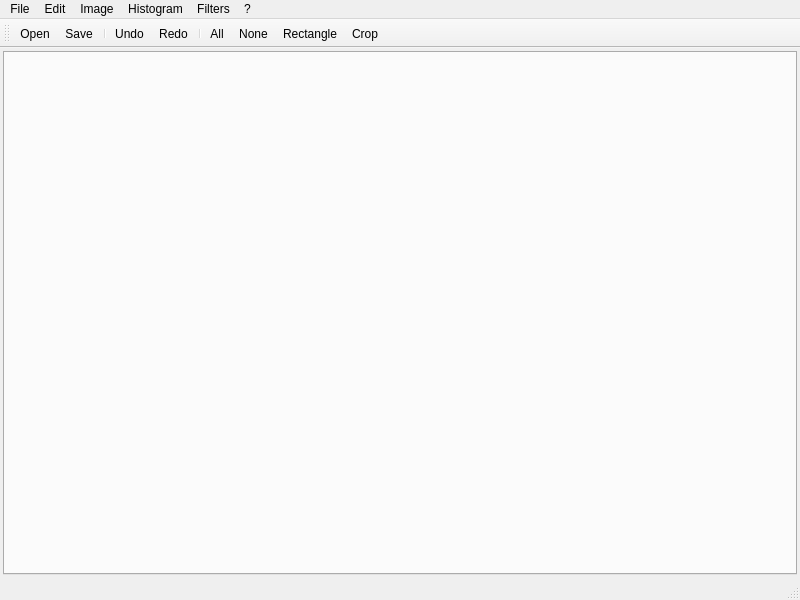
<?xml version="1.0" encoding="UTF-8"?>
<ui version="4.0">
 <class>MainWindow</class>
 <widget class="QMainWindow" name="MainWindow">
  <property name="geometry">
   <rect>
    <x>0</x>
    <y>0</y>
    <width>800</width>
    <height>600</height>
   </rect>
  </property>
  <property name="sizePolicy">
   <sizepolicy hsizetype="Expanding" vsizetype="Expanding">
    <horstretch>0</horstretch>
    <verstretch>0</verstretch>
   </sizepolicy>
  </property>
  <property name="windowTitle">
   <string>KFiltre</string>
  </property>
  <property name="layoutDirection">
   <enum>Qt::LeftToRight</enum>
  </property>
  <property name="autoFillBackground">
   <bool>false</bool>
  </property>
  <property name="dockNestingEnabled">
   <bool>false</bool>
  </property>
  <widget class="QWidget" name="centralWidget">
   <property name="sizePolicy">
    <sizepolicy hsizetype="Expanding" vsizetype="Expanding">
     <horstretch>0</horstretch>
     <verstretch>0</verstretch>
    </sizepolicy>
   </property>
   <layout class="QGridLayout" name="gridLayout">
    <property name="margin">
     <number>3</number>
    </property>
    <property name="horizontalSpacing">
     <number>6</number>
    </property>
    <item row="0" column="0">
     <layout class="QVBoxLayout" name="verticalLayout_2">
      <property name="sizeConstraint">
       <enum>QLayout::SetMaximumSize</enum>
      </property>
      <item>
       <widget class="QTabWidget" name="tabWidget">
        <property name="sizePolicy">
         <sizepolicy hsizetype="Expanding" vsizetype="Expanding">
          <horstretch>0</horstretch>
          <verstretch>0</verstretch>
         </sizepolicy>
        </property>
        <property name="currentIndex">
         <number>-1</number>
        </property>
        <property name="tabsClosable">
         <bool>true</bool>
        </property>
        <property name="movable">
         <bool>true</bool>
        </property>
       </widget>
      </item>
     </layout>
    </item>
   </layout>
  </widget>
  <widget class="QMenuBar" name="menuBar">
   <property name="geometry">
    <rect>
     <x>0</x>
     <y>0</y>
     <width>800</width>
     <height>25</height>
    </rect>
   </property>
   <widget class="QMenu" name="menuFile">
    <property name="title">
     <string>File</string>
    </property>
    <addaction name="actionOpen"/>
    <addaction name="actionSave"/>
    <addaction name="actionSave_as"/>
    <addaction name="separator"/>
    <addaction name="actionClose"/>
   </widget>
   <widget class="QMenu" name="menuImage">
    <property name="title">
     <string>Image</string>
    </property>
    <addaction name="actionCrop"/>
    <addaction name="actionGrayscale"/>
    <addaction name="actionFusion"/>
    <addaction name="actionResize"/>
    <addaction name="actionVertical_Resize"/>
    <addaction name="actionHorizontal_Resize"/>
   </widget>
   <widget class="QMenu" name="menuHistogram">
    <property name="title">
     <string>Histogram</string>
    </property>
    <addaction name="actionRGB"/>
    <addaction name="actionYUV"/>
    <addaction name="actionEqualize"/>
    <addaction name="actionNormalize"/>
   </widget>
   <widget class="QMenu" name="menuFilters">
    <property name="title">
     <string>Filters</string>
    </property>
    <addaction name="actionBlur"/>
    <addaction name="actionNegative"/>
    <addaction name="actionPaint"/>
    <addaction name="actionSmooth"/>
    <addaction name="separator"/>
    <addaction name="actionEdge_Detection"/>
    <addaction name="actionEdge_Enhancement"/>
    <addaction name="separator"/>
    <addaction name="actionCustom"/>
    <addaction name="separator"/>
   </widget>
   <widget class="QMenu" name="menu">
    <property name="title">
     <string>?</string>
    </property>
    <addaction name="actionAbout_us"/>
   </widget>
   <widget class="QMenu" name="menuEdit">
    <property name="title">
     <string>Edit</string>
    </property>
    <widget class="QMenu" name="menuSelect">
     <property name="title">
      <string>Select</string>
     </property>
     <addaction name="actionSelect_all"/>
     <addaction name="actionNone"/>
     <addaction name="actionRectangle"/>
    </widget>
    <addaction name="actionUndo"/>
    <addaction name="actionRedo"/>
    <addaction name="menuSelect"/>
   </widget>
   <addaction name="menuFile"/>
   <addaction name="menuEdit"/>
   <addaction name="menuImage"/>
   <addaction name="menuHistogram"/>
   <addaction name="menuFilters"/>
   <addaction name="menu"/>
  </widget>
  <widget class="QStatusBar" name="statusBar"/>
  <widget class="QToolBar" name="toolBar">
   <property name="sizePolicy">
    <sizepolicy hsizetype="Preferred" vsizetype="Fixed">
     <horstretch>0</horstretch>
     <verstretch>0</verstretch>
    </sizepolicy>
   </property>
   <property name="cursor">
    <cursorShape>ArrowCursor</cursorShape>
   </property>
   <property name="windowTitle">
    <string>toolBar</string>
   </property>
   <property name="allowedAreas">
    <set>Qt::AllToolBarAreas</set>
   </property>
   <attribute name="toolBarArea">
    <enum>TopToolBarArea</enum>
   </attribute>
   <attribute name="toolBarBreak">
    <bool>false</bool>
   </attribute>
   <addaction name="actionOpen"/>
   <addaction name="actionSave"/>
   <addaction name="separator"/>
   <addaction name="actionUndo"/>
   <addaction name="actionRedo"/>
   <addaction name="separator"/>
   <addaction name="actionSelect_all"/>
   <addaction name="actionNone"/>
   <addaction name="actionRectangle"/>
   <addaction name="actionCrop"/>
  </widget>
  <action name="actionOpen">
   <property name="checkable">
    <bool>false</bool>
   </property>
   <property name="icon">
    <iconset>
     <normaloff>icons/actions/document-open.png</normaloff>icons/actions/document-open.png</iconset>
   </property>
   <property name="text">
    <string>Open...</string>
   </property>
   <property name="iconText">
    <string>Open</string>
   </property>
   <property name="toolTip">
    <string>Open</string>
   </property>
   <property name="shortcut">
    <string>Ctrl+O</string>
   </property>
   <property name="visible">
    <bool>true</bool>
   </property>
   <property name="menuRole">
    <enum>QAction::TextHeuristicRole</enum>
   </property>
   <property name="iconVisibleInMenu">
    <bool>true</bool>
   </property>
  </action>
  <action name="actionSave">
   <property name="icon">
    <iconset>
     <normaloff>icons/devices/media-floppy.png</normaloff>icons/devices/media-floppy.png</iconset>
   </property>
   <property name="text">
    <string>Save</string>
   </property>
   <property name="toolTip">
    <string>Save</string>
   </property>
   <property name="shortcut">
    <string>Ctrl+S</string>
   </property>
  </action>
  <action name="actionClose">
   <property name="text">
    <string>Close</string>
   </property>
   <property name="toolTip">
    <string>Close</string>
   </property>
   <property name="shortcut">
    <string>Ctrl+Q</string>
   </property>
  </action>
  <action name="actionCrop">
   <property name="icon">
    <iconset>
     <normaloff>icons/actions/edit-cut.png</normaloff>icons/actions/edit-cut.png</iconset>
   </property>
   <property name="text">
    <string>Crop</string>
   </property>
   <property name="shortcut">
    <string>Ctrl+X</string>
   </property>
  </action>
  <action name="actionGrayscale">
   <property name="checked">
    <bool>false</bool>
   </property>
   <property name="text">
    <string>Grayscale</string>
   </property>
  </action>
  <action name="actionFusion">
   <property name="text">
    <string>Fusion...</string>
   </property>
  </action>
  <action name="actionResize">
   <property name="text">
    <string>Resize...</string>
   </property>
  </action>
  <action name="actionRGB">
   <property name="text">
    <string>RGB</string>
   </property>
   <property name="shortcut">
    <string>Ctrl+H</string>
   </property>
  </action>
  <action name="actionNormalize">
   <property name="text">
    <string>Normalize</string>
   </property>
  </action>
  <action name="actionCustom">
   <property name="text">
    <string>Custom...</string>
   </property>
  </action>
  <action name="actionAbout_us">
   <property name="text">
    <string>About us</string>
   </property>
   <property name="menuRole">
    <enum>QAction::AboutRole</enum>
   </property>
  </action>
  <action name="actionSave_as">
   <property name="text">
    <string>Save as...</string>
   </property>
   <property name="toolTip">
    <string>Save as</string>
   </property>
   <property name="shortcut">
    <string>Ctrl+Shift+S</string>
   </property>
  </action>
  <action name="actionYUV">
   <property name="text">
    <string>YUV</string>
   </property>
   <property name="shortcut">
    <string>Ctrl+Shift+H</string>
   </property>
  </action>
  <action name="actionSelect_all">
   <property name="icon">
    <iconset>
     <normaloff>icons/actions/view-fullscreen.png</normaloff>icons/actions/view-fullscreen.png</iconset>
   </property>
   <property name="text">
    <string>All</string>
   </property>
   <property name="shortcut">
    <string>Ctrl+A</string>
   </property>
  </action>
  <action name="actionNone">
   <property name="icon">
    <iconset>
     <normaloff>icons/actions/process-stop.png</normaloff>icons/actions/process-stop.png</iconset>
   </property>
   <property name="text">
    <string>None</string>
   </property>
   <property name="shortcut">
    <string>Ctrl+Shift+A</string>
   </property>
  </action>
  <action name="actionRectangle">
   <property name="icon">
    <iconset>
     <normaloff>icons/actions/media-playback-stop.png</normaloff>icons/actions/media-playback-stop.png</iconset>
   </property>
   <property name="text">
    <string>Rectangle</string>
   </property>
   <property name="shortcut">
    <string>R</string>
   </property>
  </action>
  <action name="actionUndo">
   <property name="icon">
    <iconset>
     <normaloff>icons/actions/edit-undo.png</normaloff>icons/actions/edit-undo.png</iconset>
   </property>
   <property name="text">
    <string>Undo</string>
   </property>
   <property name="shortcut">
    <string>Ctrl+Z</string>
   </property>
  </action>
  <action name="actionRedo">
   <property name="icon">
    <iconset>
     <normaloff>icons/actions/edit-redo.png</normaloff>icons/actions/edit-redo.png</iconset>
   </property>
   <property name="text">
    <string>Redo</string>
   </property>
   <property name="shortcut">
    <string>Ctrl+Shift+Z</string>
   </property>
  </action>
  <action name="actionBlur">
   <property name="text">
    <string>Blur</string>
   </property>
  </action>
  <action name="actionEdge_Enhancement">
   <property name="text">
    <string>Edge Enhancement</string>
   </property>
  </action>
  <action name="actionPaint">
   <property name="text">
    <string>Paint</string>
   </property>
  </action>
  <action name="actionEdge_Detection">
   <property name="text">
    <string>Edge Detection</string>
   </property>
  </action>
  <action name="actionVertical_Resize">
   <property name="text">
    <string>Vertical Resize</string>
   </property>
   <property name="shortcut">
    <string>V</string>
   </property>
  </action>
  <action name="actionHorizontal_Resize">
   <property name="text">
    <string>Horizontal Resize</string>
   </property>
   <property name="shortcut">
    <string>H</string>
   </property>
  </action>
  <action name="actionNegative">
   <property name="text">
    <string>Negative</string>
   </property>
  </action>
  <action name="actionSmooth">
   <property name="text">
    <string>Smooth</string>
   </property>
  </action>
  <action name="actionEqualize">
   <property name="text">
    <string>Equalize</string>
   </property>
  </action>
 </widget>
 <layoutdefault spacing="6" margin="11"/>
 <resources/>
 <connections>
  <connection>
   <sender>actionClose</sender>
   <signal>triggered()</signal>
   <receiver>MainWindow</receiver>
   <slot>close()</slot>
   <hints>
    <hint type="sourcelabel">
     <x>-1</x>
     <y>-1</y>
    </hint>
    <hint type="destinationlabel">
     <x>299</x>
     <y>199</y>
    </hint>
   </hints>
  </connection>
  <connection>
   <sender>actionOpen</sender>
   <signal>triggered()</signal>
   <receiver>MainWindow</receiver>
   <slot>open()</slot>
   <hints>
    <hint type="sourcelabel">
     <x>-1</x>
     <y>-1</y>
    </hint>
    <hint type="destinationlabel">
     <x>299</x>
     <y>199</y>
    </hint>
   </hints>
  </connection>
  <connection>
   <sender>actionSave</sender>
   <signal>triggered()</signal>
   <receiver>MainWindow</receiver>
   <slot>save()</slot>
   <hints>
    <hint type="sourcelabel">
     <x>-1</x>
     <y>-1</y>
    </hint>
    <hint type="destinationlabel">
     <x>299</x>
     <y>199</y>
    </hint>
   </hints>
  </connection>
  <connection>
   <sender>actionSave_as</sender>
   <signal>triggered()</signal>
   <receiver>MainWindow</receiver>
   <slot>saveAs()</slot>
   <hints>
    <hint type="sourcelabel">
     <x>-1</x>
     <y>-1</y>
    </hint>
    <hint type="destinationlabel">
     <x>299</x>
     <y>199</y>
    </hint>
   </hints>
  </connection>
  <connection>
   <sender>actionGrayscale</sender>
   <signal>triggered()</signal>
   <receiver>MainWindow</receiver>
   <slot>toGray()</slot>
   <hints>
    <hint type="sourcelabel">
     <x>-1</x>
     <y>-1</y>
    </hint>
    <hint type="destinationlabel">
     <x>299</x>
     <y>199</y>
    </hint>
   </hints>
  </connection>
  <connection>
   <sender>actionRGB</sender>
   <signal>triggered()</signal>
   <receiver>MainWindow</receiver>
   <slot>showHistogram()</slot>
   <hints>
    <hint type="sourcelabel">
     <x>-1</x>
     <y>-1</y>
    </hint>
    <hint type="destinationlabel">
     <x>299</x>
     <y>199</y>
    </hint>
   </hints>
  </connection>
  <connection>
   <sender>actionYUV</sender>
   <signal>triggered()</signal>
   <receiver>MainWindow</receiver>
   <slot>showYUVHistogram()</slot>
   <hints>
    <hint type="sourcelabel">
     <x>-1</x>
     <y>-1</y>
    </hint>
    <hint type="destinationlabel">
     <x>299</x>
     <y>199</y>
    </hint>
   </hints>
  </connection>
  <connection>
   <sender>actionCrop</sender>
   <signal>triggered()</signal>
   <receiver>MainWindow</receiver>
   <slot>crop()</slot>
   <hints>
    <hint type="sourcelabel">
     <x>-1</x>
     <y>-1</y>
    </hint>
    <hint type="destinationlabel">
     <x>299</x>
     <y>199</y>
    </hint>
   </hints>
  </connection>
  <connection>
   <sender>actionRectangle</sender>
   <signal>triggered()</signal>
   <receiver>MainWindow</receiver>
   <slot>setRectTool()</slot>
   <hints>
    <hint type="sourcelabel">
     <x>-1</x>
     <y>-1</y>
    </hint>
    <hint type="destinationlabel">
     <x>299</x>
     <y>199</y>
    </hint>
   </hints>
  </connection>
  <connection>
   <sender>actionSelect_all</sender>
   <signal>triggered()</signal>
   <receiver>MainWindow</receiver>
   <slot>selectAll()</slot>
   <hints>
    <hint type="sourcelabel">
     <x>-1</x>
     <y>-1</y>
    </hint>
    <hint type="destinationlabel">
     <x>299</x>
     <y>199</y>
    </hint>
   </hints>
  </connection>
  <connection>
   <sender>actionNone</sender>
   <signal>triggered()</signal>
   <receiver>MainWindow</receiver>
   <slot>cancelSelection()</slot>
   <hints>
    <hint type="sourcelabel">
     <x>-1</x>
     <y>-1</y>
    </hint>
    <hint type="destinationlabel">
     <x>299</x>
     <y>199</y>
    </hint>
   </hints>
  </connection>
  <connection>
   <sender>actionUndo</sender>
   <signal>triggered()</signal>
   <receiver>MainWindow</receiver>
   <slot>undo()</slot>
   <hints>
    <hint type="sourcelabel">
     <x>-1</x>
     <y>-1</y>
    </hint>
    <hint type="destinationlabel">
     <x>299</x>
     <y>199</y>
    </hint>
   </hints>
  </connection>
  <connection>
   <sender>actionRedo</sender>
   <signal>triggered()</signal>
   <receiver>MainWindow</receiver>
   <slot>redo()</slot>
   <hints>
    <hint type="sourcelabel">
     <x>-1</x>
     <y>-1</y>
    </hint>
    <hint type="destinationlabel">
     <x>299</x>
     <y>199</y>
    </hint>
   </hints>
  </connection>
  <connection>
   <sender>actionBlur</sender>
   <signal>triggered()</signal>
   <receiver>MainWindow</receiver>
   <slot>applyBlur()</slot>
   <hints>
    <hint type="sourcelabel">
     <x>-1</x>
     <y>-1</y>
    </hint>
    <hint type="destinationlabel">
     <x>399</x>
     <y>299</y>
    </hint>
   </hints>
  </connection>
  <connection>
   <sender>actionEdge_Enhancement</sender>
   <signal>triggered()</signal>
   <receiver>MainWindow</receiver>
   <slot>applyEdgeEnhancement()</slot>
   <hints>
    <hint type="sourcelabel">
     <x>-1</x>
     <y>-1</y>
    </hint>
    <hint type="destinationlabel">
     <x>399</x>
     <y>299</y>
    </hint>
   </hints>
  </connection>
  <connection>
   <sender>actionPaint</sender>
   <signal>triggered()</signal>
   <receiver>MainWindow</receiver>
   <slot>applyPaintEffect()</slot>
   <hints>
    <hint type="sourcelabel">
     <x>-1</x>
     <y>-1</y>
    </hint>
    <hint type="destinationlabel">
     <x>399</x>
     <y>299</y>
    </hint>
   </hints>
  </connection>
  <connection>
   <sender>actionEdge_Detection</sender>
   <signal>triggered()</signal>
   <receiver>MainWindow</receiver>
   <slot>applyEdgeDetection()</slot>
   <hints>
    <hint type="sourcelabel">
     <x>-1</x>
     <y>-1</y>
    </hint>
    <hint type="destinationlabel">
     <x>399</x>
     <y>299</y>
    </hint>
   </hints>
  </connection>
  <connection>
   <sender>actionFusion</sender>
   <signal>triggered()</signal>
   <receiver>MainWindow</receiver>
   <slot>fusion()</slot>
   <hints>
    <hint type="sourcelabel">
     <x>-1</x>
     <y>-1</y>
    </hint>
    <hint type="destinationlabel">
     <x>399</x>
     <y>299</y>
    </hint>
   </hints>
  </connection>
  <connection>
   <sender>actionResize</sender>
   <signal>triggered()</signal>
   <receiver>MainWindow</receiver>
   <slot>showResizeDialog()</slot>
   <hints>
    <hint type="sourcelabel">
     <x>-1</x>
     <y>-1</y>
    </hint>
    <hint type="destinationlabel">
     <x>399</x>
     <y>299</y>
    </hint>
   </hints>
  </connection>
  <connection>
   <sender>actionNormalize</sender>
   <signal>triggered()</signal>
   <receiver>MainWindow</receiver>
   <slot>normalizeHistogram()</slot>
   <hints>
    <hint type="sourcelabel">
     <x>-1</x>
     <y>-1</y>
    </hint>
    <hint type="destinationlabel">
     <x>399</x>
     <y>299</y>
    </hint>
   </hints>
  </connection>
  <connection>
   <sender>actionVertical_Resize</sender>
   <signal>triggered()</signal>
   <receiver>MainWindow</receiver>
   <slot>smartResizeV()</slot>
   <hints>
    <hint type="sourcelabel">
     <x>-1</x>
     <y>-1</y>
    </hint>
    <hint type="destinationlabel">
     <x>399</x>
     <y>299</y>
    </hint>
   </hints>
  </connection>
  <connection>
   <sender>actionHorizontal_Resize</sender>
   <signal>triggered()</signal>
   <receiver>MainWindow</receiver>
   <slot>smartResizeH()</slot>
   <hints>
    <hint type="sourcelabel">
     <x>-1</x>
     <y>-1</y>
    </hint>
    <hint type="destinationlabel">
     <x>399</x>
     <y>299</y>
    </hint>
   </hints>
  </connection>
  <connection>
   <sender>actionSmooth</sender>
   <signal>triggered()</signal>
   <receiver>MainWindow</receiver>
   <slot>smooth()</slot>
   <hints>
    <hint type="sourcelabel">
     <x>-1</x>
     <y>-1</y>
    </hint>
    <hint type="destinationlabel">
     <x>399</x>
     <y>299</y>
    </hint>
   </hints>
  </connection>
  <connection>
   <sender>actionNegative</sender>
   <signal>triggered()</signal>
   <receiver>MainWindow</receiver>
   <slot>negative()</slot>
   <hints>
    <hint type="sourcelabel">
     <x>-1</x>
     <y>-1</y>
    </hint>
    <hint type="destinationlabel">
     <x>399</x>
     <y>299</y>
    </hint>
   </hints>
  </connection>
  <connection>
   <sender>actionCustom</sender>
   <signal>triggered()</signal>
   <receiver>MainWindow</receiver>
   <slot>showCustomDialog()</slot>
   <hints>
    <hint type="sourcelabel">
     <x>-1</x>
     <y>-1</y>
    </hint>
    <hint type="destinationlabel">
     <x>399</x>
     <y>299</y>
    </hint>
   </hints>
  </connection>
  <connection>
   <sender>actionEqualize</sender>
   <signal>triggered()</signal>
   <receiver>MainWindow</receiver>
   <slot>equalizeHistogram()</slot>
   <hints>
    <hint type="sourcelabel">
     <x>-1</x>
     <y>-1</y>
    </hint>
    <hint type="destinationlabel">
     <x>399</x>
     <y>299</y>
    </hint>
   </hints>
  </connection>
 </connections>
 <slots>
  <slot>open()</slot>
  <slot>save()</slot>
  <slot>saveAs()</slot>
  <slot>showHistogram()</slot>
  <slot>showYUVHistogram()</slot>
  <slot>toGray()</slot>
  <slot>crop()</slot>
  <slot>setRectTool()</slot>
  <slot>selectAll()</slot>
  <slot>cancelSelection()</slot>
  <slot>moveSelection()</slot>
  <slot>undo()</slot>
  <slot>redo()</slot>
  <slot>applyBlur()</slot>
  <slot>applyEdgeEnhancement()</slot>
  <slot>applyPaintEffect()</slot>
  <slot>applyEdgeDetection()</slot>
  <slot>fusion()</slot>
  <slot>showResizeDialog()</slot>
  <slot>normalizeHistogram()</slot>
  <slot>smartResizeV()</slot>
  <slot>smartResizeH()</slot>
  <slot>smooth()</slot>
  <slot>negative()</slot>
  <slot>showCustomDialog()</slot>
  <slot>equalizeHistogram()</slot>
 </slots>
</ui>
